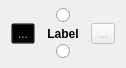
<?xml version="1.0" encoding="UTF-8"?>
<ui version="4.0">
 <class>Form</class>
 <widget class="QWidget" name="Form">
  <property name="geometry">
   <rect>
    <x>0</x>
    <y>0</y>
    <width>126</width>
    <height>68</height>
   </rect>
  </property>
  <property name="sizePolicy">
   <sizepolicy hsizetype="Preferred" vsizetype="Fixed">
    <horstretch>0</horstretch>
    <verstretch>0</verstretch>
   </sizepolicy>
  </property>
  <property name="windowTitle">
   <string>Form</string>
  </property>
  <layout class="QVBoxLayout" name="verticalLayout_2">
   <property name="topMargin">
    <number>0</number>
   </property>
   <property name="bottomMargin">
    <number>0</number>
   </property>
   <item>
    <layout class="QVBoxLayout" name="verticalLayout">
     <property name="spacing">
      <number>0</number>
     </property>
     <item>
      <layout class="QHBoxLayout" name="inputHorizontalLayout">
       <property name="spacing">
        <number>0</number>
       </property>
       <item>
        <widget class="NodeWidget" name="inputRadioButton">
         <property name="sizePolicy">
          <sizepolicy hsizetype="Fixed" vsizetype="Fixed">
           <horstretch>0</horstretch>
           <verstretch>0</verstretch>
          </sizepolicy>
         </property>
         <property name="layoutDirection">
          <enum>Qt::LeftToRight</enum>
         </property>
         <property name="autoFillBackground">
          <bool>false</bool>
         </property>
         <property name="text">
          <string/>
         </property>
         <property name="checkable">
          <bool>true</bool>
         </property>
         <property name="autoExclusive">
          <bool>false</bool>
         </property>
        </widget>
       </item>
      </layout>
     </item>
     <item>
      <layout class="QHBoxLayout" name="centralHorizontalLayout">
       <property name="spacing">
        <number>0</number>
       </property>
       <item>
        <widget class="QToolButton" name="errorButton">
         <property name="enabled">
          <bool>false</bool>
         </property>
         <property name="autoFillBackground">
          <bool>false</bool>
         </property>
         <property name="styleSheet">
          <string notr="true">background: transparent;</string>
         </property>
         <property name="text">
          <string>...</string>
         </property>
         <property name="icon">
          <iconset>
           <normaloff>../resources/alert-triangle.png</normaloff>
           <disabledoff>../resources/transparent.png</disabledoff>
           <disabledon>../resources/transparent.png</disabledon>../resources/alert-triangle.png</iconset>
         </property>
         <property name="autoRaise">
          <bool>false</bool>
         </property>
        </widget>
       </item>
       <item>
        <spacer name="horizontalSpacer">
         <property name="orientation">
          <enum>Qt::Horizontal</enum>
         </property>
         <property name="sizeType">
          <enum>QSizePolicy::Fixed</enum>
         </property>
         <property name="sizeHint" stdset="0">
          <size>
           <width>5</width>
           <height>20</height>
          </size>
         </property>
        </spacer>
       </item>
       <item>
        <widget class="QLabel" name="label">
         <property name="font">
          <font>
           <weight>75</weight>
           <bold>true</bold>
          </font>
         </property>
         <property name="text">
          <string>Label</string>
         </property>
         <property name="alignment">
          <set>Qt::AlignCenter</set>
         </property>
         <property name="margin">
          <number>0</number>
         </property>
        </widget>
       </item>
       <item>
        <spacer name="horizontalSpacer_2">
         <property name="orientation">
          <enum>Qt::Horizontal</enum>
         </property>
         <property name="sizeType">
          <enum>QSizePolicy::Fixed</enum>
         </property>
         <property name="sizeHint" stdset="0">
          <size>
           <width>5</width>
           <height>20</height>
          </size>
         </property>
        </spacer>
       </item>
       <item>
        <widget class="QToolButton" name="plotButton">
         <property name="enabled">
          <bool>false</bool>
         </property>
         <property name="text">
          <string>...</string>
         </property>
         <property name="icon">
          <iconset>
           <normaloff>../resources/bar-chart-2.png</normaloff>../resources/bar-chart-2.png</iconset>
         </property>
        </widget>
       </item>
      </layout>
     </item>
     <item>
      <layout class="QVBoxLayout" name="inputRowVerticalLayout">
       <property name="spacing">
        <number>3</number>
       </property>
      </layout>
     </item>
     <item>
      <layout class="QHBoxLayout" name="outputHorizontalLayout">
       <property name="spacing">
        <number>0</number>
       </property>
       <item>
        <widget class="NodeWidget" name="outputRadioButton">
         <property name="sizePolicy">
          <sizepolicy hsizetype="Fixed" vsizetype="Fixed">
           <horstretch>0</horstretch>
           <verstretch>0</verstretch>
          </sizepolicy>
         </property>
         <property name="text">
          <string/>
         </property>
         <property name="checkable">
          <bool>true</bool>
         </property>
         <property name="autoExclusive">
          <bool>false</bool>
         </property>
        </widget>
       </item>
      </layout>
     </item>
    </layout>
   </item>
  </layout>
 </widget>
 <customwidgets>
  <customwidget>
   <class>NodeWidget</class>
   <extends>QRadioButton</extends>
   <header>widgets/node</header>
  </customwidget>
 </customwidgets>
 <resources/>
 <connections/>
</ui>
